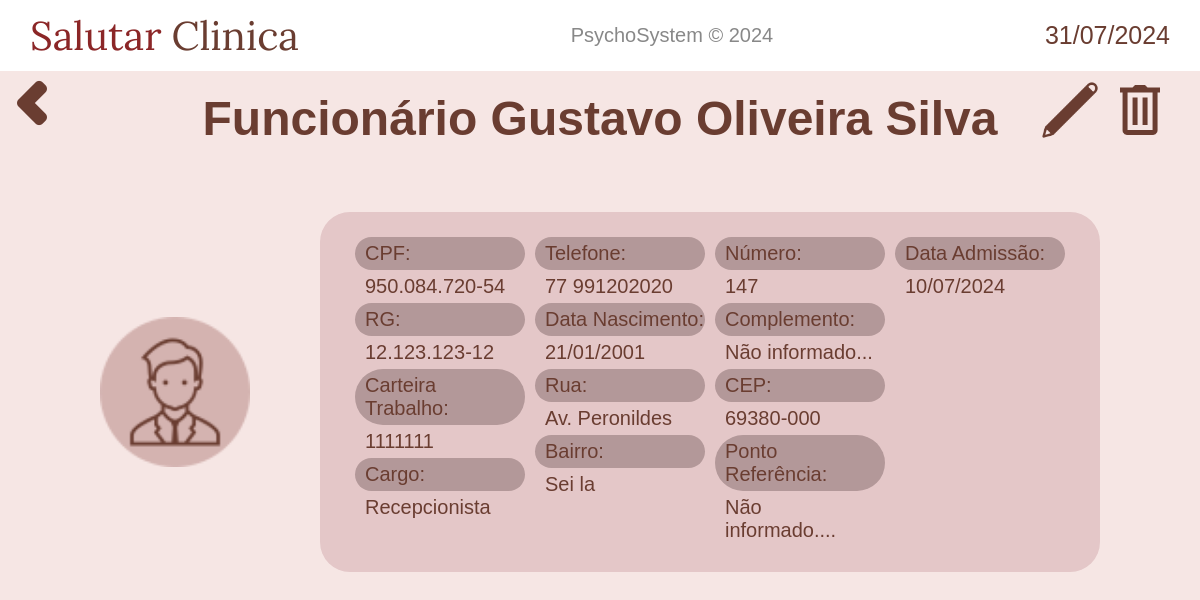
The app's page /funcionario/visualizar/15 (signed in) with its own data.
### funcionario/models.py (models this page shows)
class Funcionario(models.Model):
    nome = models.CharField(max_length=50)
    cpf = models.CharField(max_length=20, unique=True)
    rg = models.CharField(max_length=20)
    num_cart_trab = models.CharField(max_length=20, verbose_name="Numero Carteira de Trabalho")
    cargo = models.CharField(max_length=20)
    telefone = models.CharField(max_length=20)
    data_nascimento = models.DateField(verbose_name="Data de Nascimento")
    rua = models.CharField(max_length=50, )
    bairro = models.CharField(max_length=50, )
    numero = models.CharField(max_length=5, )
    complemento = models.TextField(blank=True)
    cep = models.CharField(max_length=20)
    ponto_referencia = models.TextField(blank=True, verbose_name="Ponto de referência")
    data_admissao = models.DateField(null=True, verbose_name="Data da Admissão")

### funcionario/views.py (the view)
# urls.py: path('visualizar/<int:id>', views.infos_funcionario, name="visualizacao_funcionario"),
@login_required(login_url='home:login')
def infos_funcionario(request, id):
    funcionario = Funcionario.objects.get(pk=id)
    def calcular_idade(data_nascimento):
        data_atual = datetime.now()
        ano_atual = data_atual.year
        mes_atual = data_atual.month
        dia_atual = data_atual.day
        ano_nascimento = data_nascimento.year
        mes_nascimento = data_nascimento.month
        dia_nascimento = data_nascimento.day
        idade = ano_atual - ano_nascimento
        if (mes_atual, dia_atual) < (mes_nascimento, dia_nascimento):
            idade -= 1
        return idade
    idade_funcionario = calcular_idade(funcionario.data_nascimento)
    endereco_funcionario = ''
    if funcionario.rua and funcionario.numero and funcionario.bairro:
        endereco_funcionario = funcionario.rua + ', No.' + funcionario.numero + ' - ' + funcionario.bairro
    context_ = {
        'data_atual': data_atual,
        'funcionario': funcionario,
        'idade_funcionario': idade_funcionario,
        'endereco_funcionario': endereco_funcionario,
    }
    print(endereco_funcionario)
    return render(request, 'funcionario/infos.html', context_)

### funcionario/templates/funcionario/infos.html (shortened to what this page needs)
{% extends 'base.html' %}
{% load static %}
{% block content %}
<div style="display: flex;">
    <a href="{% url 'funcionario:display_funcionarios' %}" class="return-button"><img src="{% static 'home/imagens/chevron-left.png' %}" alt=""></a>
    <h2 class="welcome-text">Funcionário {{ funcionario.nome }}</h2>
    <a href="{% url 'funcionario:edicao_funcionario' funcionario.id %}" style="position: absolute; right: 100px; top:80px;">
        <img src="{% static 'pacientes/imagens/editar-icon.png' %}" height="60" alt="">
    </a>
    <a href="#" class="opcao-deletar" data-modal-id="modal-{{ funcionario.id }}" style="position: absolute; right: 30px; top:80px;">
        <img src="{% static 'pacientes/imagens/excluir-icon.png' %}" height="60" alt="">
    </a>
</div>
<main>
    <div style="display: flex; justify-content: center; align-items: center; width: 100%; margin: 30px 0;">
        <img src="{% static 'home/imagens/funcionario-icon.png' %}" alt="" height="150">
        <div class="paciente-infos-container">
            <div class="paciente-infos-subcontainer">
                <h4 class="campos-paciente campo-cpf">CPF: </h4>
                <h4 class="campos-paciente-dado">{{ funcionario.cpf|slice:"0:3" }}.{{ funcionario.cpf|slice:"3:6" }}.{{ funcionario.cpf|slice:"6:9" }}-{{ funcionario.cpf|slice:"9:11" }}</h4>
                <h4 class="campos-paciente">RG: </h4>
                <h4 class="campos-paciente-dado">{{ funcionario.rg| slice:"0:2" }}.{{ funcionario.rg| slice:"2:5" }}.{{ funcionario.rg| slice:"5:8" }}-{{ funcionario.rg| slice:"8:" }}</h4>
                <h4 class="campos-paciente">Carteira Trabalho: </h4>
                <h4 class="campos-paciente-dado">{{ funcionario.num_cart_trab }}</h4>
                <h4 class="campos-paciente">Cargo: </h4>
                <h4 class="campos-paciente-dado">{{ funcionario.cargo }}</h4>
            </div>
            <div class="paciente-infos-subcontainer">
                <h4 class="campos-paciente">Telefone: </h4>
                <h4 class="campos-paciente-dado">{{ funcionario.telefone }}</h4>
                <h4 class="campos-paciente">Data Nascimento: </h4>
                <h4 class="campos-paciente-dado">{{ funcionario.data_nascimento | date:"d/m/Y" }}</h4>
                <h4 class="campos-paciente">Rua: </h4>
                <h4 class="campos-paciente-dado">{{ funcionario.rua }}</h4>
                <h4 class="campos-paciente">Bairro: </h4>
                <h4 class="campos-paciente-dado">{{ funcionario.bairro }}</h4>
            </div>
            <div class="paciente-infos-subcontainer">
                <h4 class="campos-paciente">Número: </h4>
                <h4 class="campos-paciente-dado">{{ funcionario.numero }}</h4>
                {% if funcionario.complemento %}
                    <h4 class="campos-paciente">Complemento: </h4>
                    <h4 class="campos-paciente-dado">{{ funcionario.complemento }}</h4>
                {% else  %}
                    <h4 class="campos-paciente">Complemento: </h4>
                    <h4 class="campos-paciente-dado">Não informado...</h4>
                {% endif %}
                <h4 class="campos-paciente">CEP: </h4>
                <h4 class="campos-paciente-dado">{{ funcionario.cep | slice:"0:5" }}-{{ funcionario.cep | slice:"5:" }}</h4>
                {% if funcionario.ponto_referencia %}
                    <h4 class="campos-paciente">Ponto Referência: </h4>
                    <h4 class="campos-paciente-dado">{{ funcionario.ponto_referencia }}</h4>
                {% else  %}
                    <h4 class="campos-paciente">Ponto Referência: </h4>
                    <h4 class="campos-paciente-dado">Não informado....</h4>
                {% endif %}
            </div>
            <div class="paciente-infos-subcontainer">
                <h4 class="campos-paciente">Data Admissão: </h4>
                <h4 class="campos-paciente-dado">{{ funcionario.data_admissao | date:"d/m/Y" }}</h4>
            </div>
        </div>
    </div>
</main>
{% endblock content %}

### static/home/css/styles.css (style rules this page uses)
* { margin: 0; padding: 0; }
body { background-color: #f6e6e4;; }
main { display: flex; margin-top: 3%; }
a { text-decoration: none; color: #6a3d31; }
.return-button { background-color: #ffffff00; border: none; cursor: pointer; position: absolute; }
.welcome-text { font-family: sans-serif; font-weight: bold; font-size: 3rem; color: #6a3d31; margin: 0 auto; margin-top: 20px; }

### static/pacientes/css/styles.css (style rules this page uses)
.paciente-infos-container { background-color: #e4c7c8; margin-left: 70px; padding: 20px 30px; border-radius: 30px; width: 60%; display: flex; }
.paciente-infos-subcontainer { width: 100%; padding: 5px; display: flex; flex-direction: column; }
.campos-paciente { display: inline; background-color: #b39899; color: #6a3d31; padding: 5px 0 5px 10px; border-radius: 30px; font-size: 20px; font-family: sans-serif; font-weight: 500; }
.campos-paciente-dado { display: inline; color: #6a3d31; padding: 5px 10px; border-radius: 30px; font-size: 20px; font-family: sans-serif; font-weight: 500; }

### records on screen
Funcionario: nome "Gustavo Oliveira Silva", cpf "950", cpf "084", cpf "720", cpf "54", rg "12", rg "123", num_cart_trab "1111111", cargo "Recepcionista", telefone "77 991202020", data_nascimento "21/01/2001", rua "Av. Peronildes", bairro "Sei la", numero "147", cep "69380", cep "000", data_admissao "10/07/2024"
